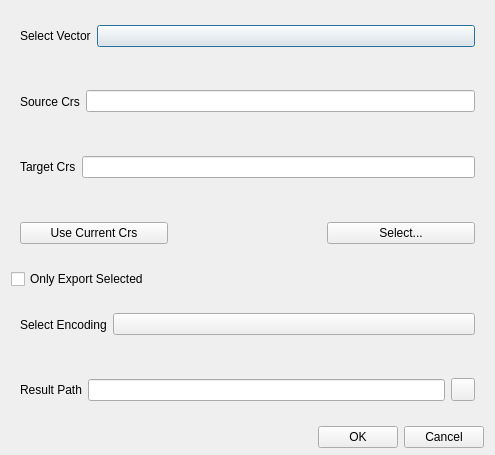
<?xml version="1.0" encoding="UTF-8"?>
<ui version="4.0">
 <class>shpExportDialog</class>
 <widget class="QDialog" name="shpExportDialog">
  <property name="geometry">
   <rect>
    <x>0</x>
    <y>0</y>
    <width>495</width>
    <height>455</height>
   </rect>
  </property>
  <property name="windowTitle">
   <string>Vector Export Parameter Settings</string>
  </property>
  <layout class="QVBoxLayout" name="verticalLayout">
   <property name="spacing">
    <number>6</number>
   </property>
   <property name="topMargin">
    <number>6</number>
   </property>
   <property name="bottomMargin">
    <number>7</number>
   </property>
   <item>
    <widget class="CardWidget" name="CardWidget_4">
     <property name="layoutDirection">
      <enum>Qt::LeftToRight</enum>
     </property>
     <layout class="QHBoxLayout" name="horizontalLayout_5">
      <item>
       <widget class="BodyLabel" name="BodyLabel">
        <property name="text">
         <string>Select Vector</string>
        </property>
       </widget>
      </item>
      <item>
       <widget class="ComboBox" name="selectShpCb">
        <property name="sizePolicy">
         <sizepolicy hsizetype="Expanding" vsizetype="Fixed">
          <horstretch>0</horstretch>
          <verstretch>0</verstretch>
         </sizepolicy>
        </property>
       </widget>
      </item>
     </layout>
    </widget>
   </item>
   <item>
    <widget class="CardWidget" name="CardWidget_5">
     <layout class="QHBoxLayout" name="horizontalLayout_6">
      <item>
       <widget class="BodyLabel" name="BodyLabel_3">
        <property name="text">
         <string>Source Crs</string>
        </property>
       </widget>
      </item>
      <item>
       <widget class="LineEdit" name="sourceCrsLE">
        <property name="readOnly">
         <bool>true</bool>
        </property>
       </widget>
      </item>
     </layout>
    </widget>
   </item>
   <item>
    <widget class="CardWidget" name="CardWidget_2">
     <layout class="QHBoxLayout" name="horizontalLayout_2">
      <item>
       <widget class="BodyLabel" name="BodyLabel_2">
        <property name="text">
         <string>Target Crs</string>
        </property>
       </widget>
      </item>
      <item>
       <widget class="LineEdit" name="targetCrsLE"/>
      </item>
     </layout>
    </widget>
   </item>
   <item>
    <widget class="CardWidget" name="CardWidget_6">
     <layout class="QHBoxLayout" name="horizontalLayout_7">
      <item>
       <widget class="PrimaryPushButton" name="selectMapcanvasCrsPB">
        <property name="text">
         <string>Use Current Crs</string>
        </property>
       </widget>
      </item>
      <item>
       <widget class="PrimarySplitPushButton" name="selectLayerSPB">
        <property name="text_" stdset="0">
         <string>Select Layer Crs</string>
        </property>
       </widget>
      </item>
      <item>
       <widget class="PrimaryPushButton" name="selectMorePB">
        <property name="text">
         <string>Select...</string>
        </property>
       </widget>
      </item>
     </layout>
    </widget>
   </item>
   <item>
    <widget class="CheckBox" name="onlyExportSelectedCb">
     <property name="text">
      <string>Only Export Selected</string>
     </property>
    </widget>
   </item>
   <item>
    <widget class="CardWidget" name="CardWidget_3">
     <property name="layoutDirection">
      <enum>Qt::LeftToRight</enum>
     </property>
     <layout class="QHBoxLayout" name="horizontalLayout_4">
      <item>
       <widget class="BodyLabel" name="BodyLabel_7">
        <property name="text">
         <string>Select Encoding</string>
        </property>
       </widget>
      </item>
      <item>
       <widget class="ComboBox" name="encodeCb">
        <property name="sizePolicy">
         <sizepolicy hsizetype="Expanding" vsizetype="Fixed">
          <horstretch>0</horstretch>
          <verstretch>0</verstretch>
         </sizepolicy>
        </property>
       </widget>
      </item>
     </layout>
    </widget>
   </item>
   <item>
    <widget class="CardWidget" name="CardWidget">
     <property name="layoutDirection">
      <enum>Qt::LeftToRight</enum>
     </property>
     <layout class="QHBoxLayout" name="horizontalLayout">
      <item>
       <widget class="BodyLabel" name="BodyLabel_4">
        <property name="text">
         <string>Result Path</string>
        </property>
       </widget>
      </item>
      <item>
       <widget class="LineEdit" name="resLE">
        <property name="readOnly">
         <bool>true</bool>
        </property>
       </widget>
      </item>
      <item>
       <widget class="ToolButton" name="selectSaveFilePB"/>
      </item>
     </layout>
    </widget>
   </item>
   <item>
    <layout class="QHBoxLayout" name="horizontalLayout_3">
     <item>
      <spacer name="horizontalSpacer">
       <property name="orientation">
        <enum>Qt::Horizontal</enum>
       </property>
       <property name="sizeHint" stdset="0">
        <size>
         <width>40</width>
         <height>20</height>
        </size>
       </property>
      </spacer>
     </item>
     <item>
      <widget class="PushButton" name="runPB">
       <property name="text">
        <string>OK</string>
       </property>
      </widget>
     </item>
     <item>
      <widget class="PushButton" name="cancelPB">
       <property name="text">
        <string>Cancel</string>
       </property>
      </widget>
     </item>
    </layout>
   </item>
  </layout>
 </widget>
 <customwidgets>
  <customwidget>
   <class>CheckBox</class>
   <extends>QCheckBox</extends>
   <header>qfluentwidgets</header>
  </customwidget>
  <customwidget>
   <class>ComboBox</class>
   <extends>QPushButton</extends>
   <header>qfluentwidgets</header>
  </customwidget>
  <customwidget>
   <class>PushButton</class>
   <extends>QPushButton</extends>
   <header>qfluentwidgets</header>
  </customwidget>
  <customwidget>
   <class>PrimaryPushButton</class>
   <extends>PushButton</extends>
   <header>qfluentwidgets</header>
  </customwidget>
  <customwidget>
   <class>SplitPushButton</class>
   <extends>QWidget</extends>
   <header>qfluentwidgets</header>
  </customwidget>
  <customwidget>
   <class>PrimarySplitPushButton</class>
   <extends>SplitPushButton</extends>
   <header>qfluentwidgets</header>
  </customwidget>
  <customwidget>
   <class>ToolButton</class>
   <extends>QToolButton</extends>
   <header>qfluentwidgets</header>
  </customwidget>
  <customwidget>
   <class>CardWidget</class>
   <extends>QFrame</extends>
   <header>qfluentwidgets</header>
   <container>1</container>
  </customwidget>
  <customwidget>
   <class>BodyLabel</class>
   <extends>QLabel</extends>
   <header>qfluentwidgets</header>
  </customwidget>
  <customwidget>
   <class>LineEdit</class>
   <extends>QLineEdit</extends>
   <header>qfluentwidgets</header>
  </customwidget>
 </customwidgets>
 <resources>
  <include location="../../yoyirs.qrc"/>
 </resources>
 <connections/>
</ui>
